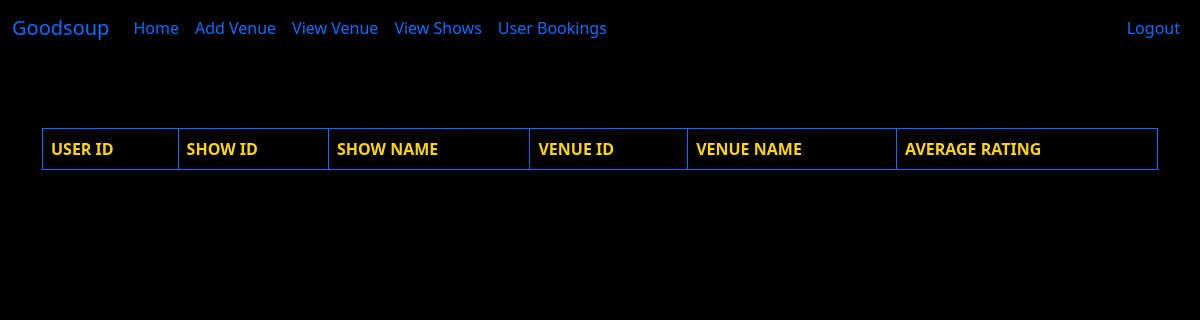
The page /user_bookings (signed in) on the database as committed earlier.
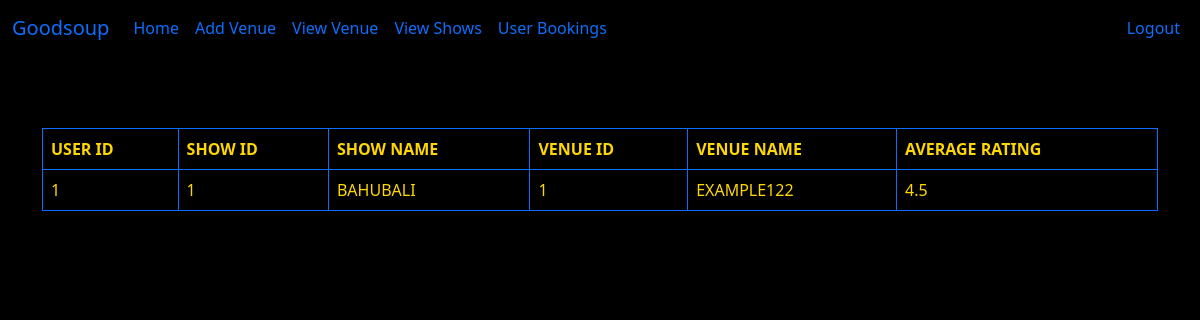
The same page on the database as committed later.
### database.py (models this page shows)
class user_hist_rating(db.Model):
    u_id = db.Column(db.Integer,nullable=False)
    show_id = db.Column(db.Integer,nullable=False)
    venue_id = db.Column(db.Integer,nullable=False)
    user_rating = db.Column(db.Float,default=0.0,nullable=False)
    user_rating=Column(Float,CheckConstraint('user_rating >= 0 AND user_rating <= 10'))
    __mapper_args__ = {
        'primary_key':[u_id,show_id,venue_id]
    }

class Show(db.Model):
    id = db.Column(db.Integer, primary_key=True)
    venue_id = db.Column(db.Integer, db.ForeignKey('venue.id'))
    name = db.Column(db.String(255), nullable=False)
    rating = db.Column(db.Float, nullable=False)
    rating = Column(Float,CheckConstraint('rating >= 0 AND rating <= 10'))
    tags = db.Column(db.String(255),nullable=False)
    show_timing = db.Column(db.DateTime,nullable=False)
    ticket_price = db.Column(db.Integer,nullable=False)
    available_seats=db.Column(db.Integer,nullable=False)
    date_added = db.Column(db.DateTime, default=datetime.utcnow(),nullable=False)

class Venue(db.Model):
    id = db.Column(db.Integer, primary_key=True)
    name = db.Column(db.String(255), nullable=False)
    place = db.Column(db.String(255), nullable=False)
    location = db.Column(db.String(255), nullable=False)
    shows = db.relationship('Show', backref = 'shows')
    Capacity = db.Column(db.Integer, nullable=False)
    date_added = db.Column(db.DateTime, default=datetime.utcnow(),nullable=False)

### admin.py (the view)
@app.route('/user_bookings',methods=['POST','GET'])
@login_required
def user_bookings():
    user_bookings = user_hist_rating.query.all()
    shows={}
    if(len(list(user_bookings))>0):
        for h in user_bookings:
            shows[h.show_id] = Show.query.get_or_404(h.show_id).name
    venues={}
    if(len(list(user_bookings))>0):
        for h in user_bookings:
            venues[h.show_id] = Venue.query.get_or_404(h.venue_id).name
    return render_template('admin-user_bookings.html',user_bookings=user_bookings,shows=shows,venues=venues)#,forVenue=forVenue,forShow=forShow

### main.py (called while the page is built)
@adminlogin_manager.user_loader
def load_user(admin_id):
    return Admin.query.filter_by(id=int(admin_id)).first()

### user.py (called while the page is built)
@app.context_processor
def user_navbar():
    form = SearchForm()
    return dict(form=form)

### templates/admin-user_bookings.html (shortened to what this page needs)
{% extends 'baseadmin.html' %}
{% block content %}
<body style="background: black;">
  <table class="table table-bordered border-primary">
    <thead>
      <tr style="color: gold; text-transform: uppercase;">
        <th scope="col">user id</th>
        <th scope="col">show id</th>
        <th scope="col">show name</th>
        <th scope="col">venue id</th>
        <th scope="col">venue name</th>
        <th scope="col">Average Rating</th>
      </tr>
    </thead>
    <tbody>
      {% for show in user_bookings %}
      <tr style="color: gold; text-transform: uppercase;">
        <td>{{ show.u_id }}</td>
        <td>{{ show.show_id }}</td>
        <td>{{ shows[show.show_id] }}</td>
        <td>{{ show.venue_id }}</td>
        <td>{{ venues[show.show_id] }}</td>
        <td>{{ show.user_rating }}</td>
      </tr>
      {% endfor %}
    </tbody>
  </table>
{% endblock %}

Rows that differ between the two databases and show on the page:
added user_hist_rating: u_id "1", show_id "1", venue_id "1", user_rating "4.5"
added Show: name "BAHUBALI"
added Venue: name "EXAMPLE122"
